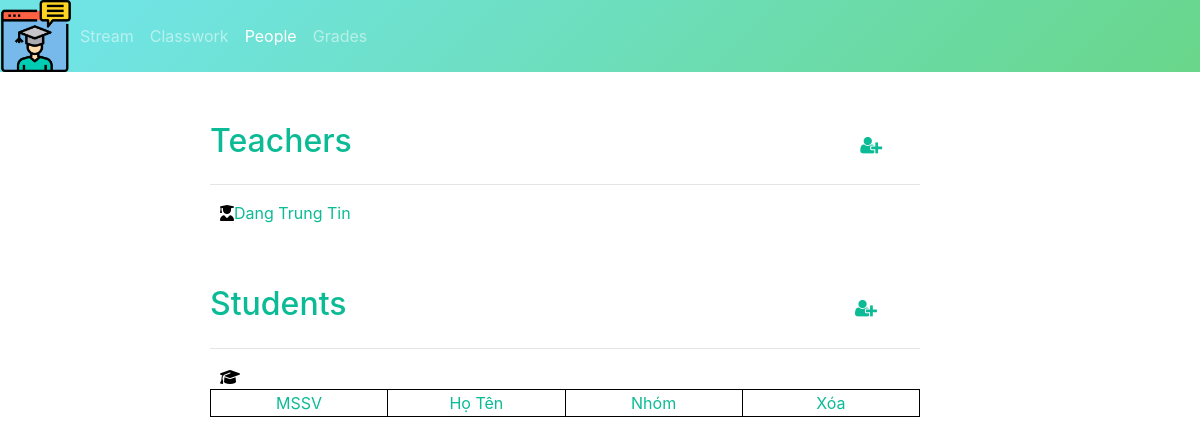
The app's page /public/people.php?id=5fbba72f297, older data.
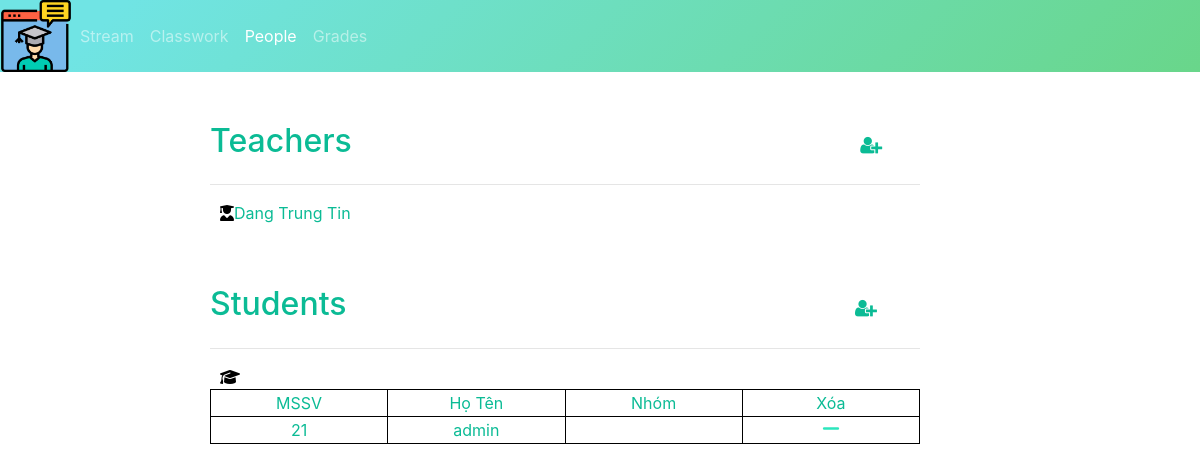
The same page, newer data.
### tables this page shows
CREATE TABLE `student_class` (
  `id_student` int(11) NOT NULL,
  `id_class` varchar(20) NOT NULL
);

CREATE TABLE `user` (
  `id` int(11) NOT NULL,
  `user_name` varchar(100) DEFAULT NULL,
  `fullname` varchar(100) DEFAULT NULL,
  `password` varchar(255) DEFAULT NULL,
  `date` date DEFAULT NULL,
  `email` varchar(100) DEFAULT NULL,
  `phone` char(15) DEFAULT NULL,
  `vkey` varchar(255) DEFAULT NULL,
  `verified` int(11) DEFAULT 0,
  `role` int(5) DEFAULT 0,
  `created_at` timestamp NULL DEFAULT NULL,
  `updated_at` timestamp NULL DEFAULT NULL ON UPDATE current_timestamp()
);

### libraries/Database.php (called while the page is built, shortened)
<?php
    class Database
    {
        public $link;
        public function __construct()
        {
            $this->link = mysqli_connect("localhost","root","","web_classroom") or die ();
            mysqli_set_charset($this->link,"utf8");
        }
        public function fetchAllCondition($table , $query)
        {
            $sql = "SELECT * FROM {$table} WHERE $query" ;
            $result = mysqli_query($this->link,$sql) or die("Lỗi Truy Vấn fetchAll " .mysqli_error($this->link));
            $data = [];
            if( $result)
            {
                while ($num = mysqli_fetch_assoc($result))
                {
                    $data[] = $num;
                }
            }
            return $data;
        }
    }
?>

### autoload/autoload.php (called while the page is built, shortened)
<?php
require_once __DIR__. "/../libraries/Database.php";
$db = new Database;
?>

### public/people.php (the view, shortened to what this page needs)
<!DOCTYPE html>
<html>
    <head>
        <link href="css/style.css?v=<?= time();?>" rel="stylesheet" type="text/css" />
        <link rel="stylesheet" href="https://maxcdn.bootstrapcdn.com/bootstrap/4.5.2/css/bootstrap.min.css">
        <link rel="stylesheet" href="https://cdnjs.cloudflare.com/ajax/libs/font-awesome/4.7.0/css/font-awesome.min.css">
    </head>
    <body>
        <nav class="navbar navbar-expand bg-primary navbar-dark p-0 sticky-top">
            <ul class="navbar-nav w-100">
                <span onclick="openNav()"><img class="logo" src="image/logov2.png"></span>
                <li class="nav-item ">
                    <a class="nav-link" href="stream.php?id=<?=$_GET['id']?>">Stream</a>
                </li>
                <li class="nav-item ">
                    <a class="nav-link" href="classwork.html">Classwork</a>
                </li>
                <li class="nav-item active">
                    <a class="nav-link" href="people.php?id=<?=$_GET['id']?>">People</a>
                </li>
                <li class="nav-item">
                    <a class="nav-link" href="#">Grades</a>
                </li>
            </ul>
        </nav>
        <div class="container-sm">
            <div class=" teacher col-lg-8">
                <table >
                    <tr>
                        <h2 >Teachers <a href="#" id="teacheradd"> <label for="showinvite"><i id="buttonteacher" class="fa fa-user-plus"></i> </label> </a> </h2>
                        <hr style="width:100%; text-align:left; margin-left:0">
                    </tr>
                    <tr>
                       <i class="studentlist fas fa-user-graduate"></i> Dang Trung Tin
                    </tr>
                    <tr>
                        <h2 id="student"> Students <a href="#" id="teacheradd"> <label for="showinvite"> <i id="buttonteacher"  class="fa fa-user-plus"></i> </lablel> </a> </h2>
                        <hr style="width:100%; text-align:left; margin-left:0">
                    </tr>
                    <tr>
                       <i class=" studentlist fas fa-graduation-cap"></i>
                       <?php
                            require_once __DIR__. "/../autoload/autoload.php";
                            $student_arr = $db -> fetchAllCondition('student_class, user', "user.id = student_class.id_student AND student_class.id_class ='".$_GET['id']."'");
                        ?>
                        <div id="user-info">
                            <table id = "user-listing">
                                <tr>
                                    <td class="text-center">MSSV</td>
                                    <td class="text-center">Họ Tên</td>
                                    <td class="text-center">Nhóm</td>
                                    <td class="text-center">Xóa</td>
                                </tr>
                                <?php
                                    foreach($student_arr as $student){
                                    ?>
                                    <tr>
                                        <td class="text-center"><?= $student['id_student'] ?></td>
                                        <td class="text-center"><?= $student['fullname']?></td>
                                        <td class="text-center"><?= ""?></td>
                                        <td class="text-center"><a href="./delete_student.php?student=<?= $student['id'] ?>&id=<?= $_GET['id'] ?>"><i id="buttonstudent"  class="fas fa-minus" onclick="return confirm('Are u sure u want to delete this student?');"></i></a></td>
                                    </tr>
                                <?php } ?>
                            </table>
                        </div>
                    </tr>
                </table>
            </div>
            </div>
    </body>
</html>

### public/css/style.css (style rules this page uses)
.logo { height: 72px; font-size: 30px; cursor: pointer; }
a:link { color: black; }
.nav-link { padding-top: 1.5rem !important; padding-bottom: 1.5rem !important; }
ol, ul { list-style: none; }
label { cursor: pointer; }
.teacher { margin-top: 50px; margin-left: 150px; color: #0bbb95; }
#teacheradd { margin-left: 500px; }
#student { margin-top: 60px; }
.studentlist { color: black; margin-left: 10px; }
#buttonteacher { color: #0bbb95; font-size: 0.6em; }
#buttonstudent { font-size: 20px; color: #2ce6bd; }
.navbar { background-image: linear-gradient(315deg, #69d68a 0%, #70e4e4 90%); }
table, th, td { width: 100%; border: 1px solid black; table-layout: fixed; }
body, html { height: 100%; margin: 0; }

Row changes from the older to the newer data that the page shows:
added student_class: id_student "21", user.fullname "admin"
